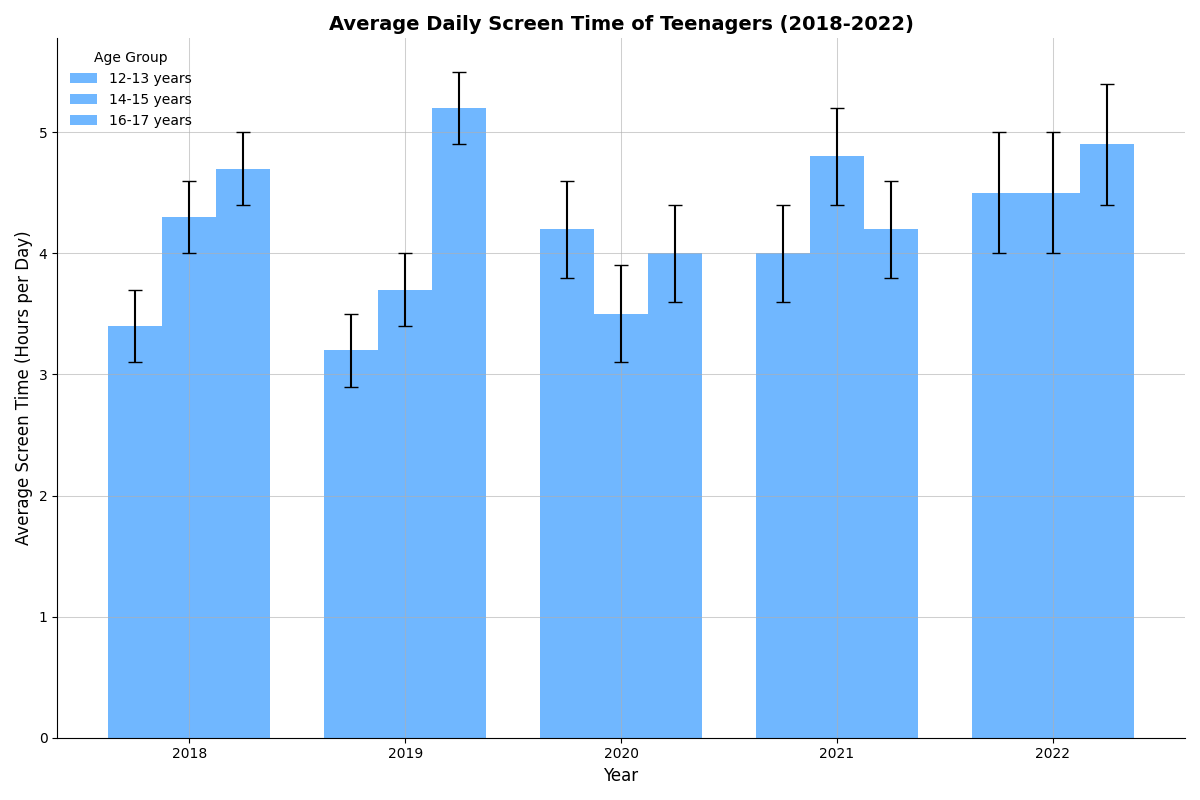

Generate this figure with Python:
import matplotlib.pyplot as plt
import numpy as np

years = np.array([2018, 2019, 2020, 2021, 2022])

screen_time_data = {
    '12-13 years': np.array([3.4, 3.2, 4.2, 4.0, 4.5]),
    '14-15 years': np.array([4.3, 3.7, 3.5, 4.8, 4.5]),
    '16-17 years': np.array([4.7, 5.2, 4.0, 4.2, 4.9])
}

error_margins = {
    '12-13 years': np.array([0.3, 0.3, 0.4, 0.4, 0.5]), 
    '14-15 years': np.array([0.3, 0.3, 0.4, 0.4, 0.5]),
    '16-17 years': np.array([0.3, 0.3, 0.4, 0.4, 0.5])
}

fig, ax = plt.subplots(figsize=(12, 8))

bar_width = 0.25
positions = np.arange(len(years))

# Applying a single color consistently
single_color = '#3399ff'

for i, (age_group, data) in enumerate(screen_time_data.items()):
    ax.bar(positions + i * bar_width, data, bar_width,
           label=age_group, yerr=error_margins[age_group], capsize=5, color=single_color, alpha=0.7)

ax.set_xlabel('Year', fontsize=12)
ax.set_ylabel('Average Screen Time (Hours per Day)', fontsize=12)
ax.set_title('Average Daily Screen Time of Teenagers (2018-2022)', fontsize=14, fontweight='bold')
ax.set_xticks(positions + bar_width)
ax.set_xticklabels(years)
ax.legend(title='Age Group', loc='best', fancybox=True, shadow=True, frameon=False)

ax.grid(True, which='major', linestyle='-', linewidth=0.75, alpha=0.6)

plt.gca().spines['top'].set_visible(False)
plt.gca().spines['right'].set_visible(False)

plt.tight_layout()

plt.show()
